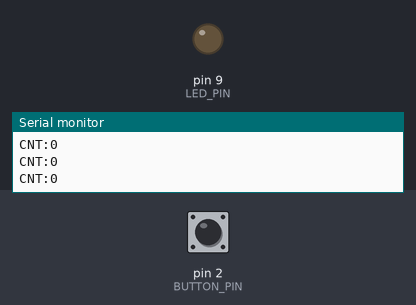
The sketch below on a simulated Arduino Uno, built with avr-gcc and run on an emulated ATmega328P. On the bench: output pins drawn as LEDs (lit = HIGH), the last lines printed to the serial monitor. The test bench sets the inputs (shaded band); at power-on: pin 2 (BUTTON_PIN) LOW.

Above: at 1.2 s.
1.3 s: pin 2 (BUTTON_PIN) pulled HIGH for 0.15 s
At 2.5 s:
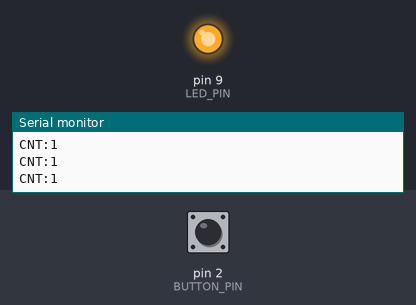
2.9 s: pin 2 (BUTTON_PIN) pulled HIGH for 1 s
At 4.0 s:
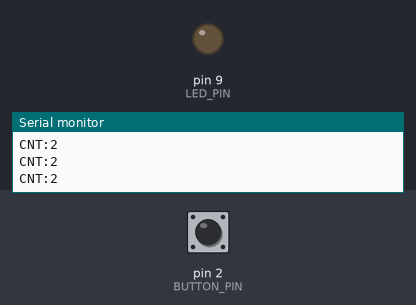
5.4 s: pin 2 (BUTTON_PIN) pulled HIGH for 3.2 s
At 6.1 s:
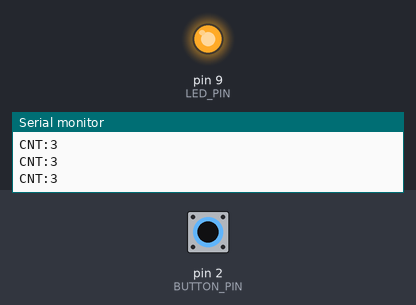
Timing chart, 0 to 8.4 s (numbered marks = the images above; inputs shaded):
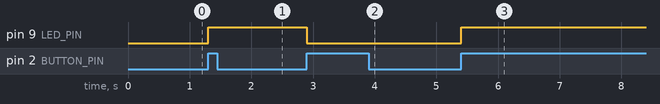

Measured:
- after the input at 1.3 s, pin 9 (LED_PIN): LOW → HIGH at once
- after the input at 2.9 s, pin 9 (LED_PIN): HIGH → LOW at once
- after the input at 5.4 s, pin 9 (LED_PIN): LOW → HIGH at once

The sketch:

Interrupt.ino
```cpp
#define LED_PIN 9
#define BUTTON_PIN 2
int cnt = 0;
unsigned long lastTime = 0;

volatile byte ledState = LOW;
void setup() {
  Serial.begin(9600);
  pinMode(LED_PIN, OUTPUT);
  pinMode(BUTTON_PIN, INPUT);
  attachInterrupt(digitalPinToInterrupt(BUTTON_PIN), blinkLed, RISING);
}
void loop() {
  Serial.print("CNT:");
  Serial.println(cnt);
}
void blinkLed() {
  unsigned long current_time = millis();
  if(current_time-lastTime >= 50){
    lastTime = current_time;
    ledState = !ledState;
    cnt++;
    digitalWrite(LED_PIN, ledState);
  }
}
```
